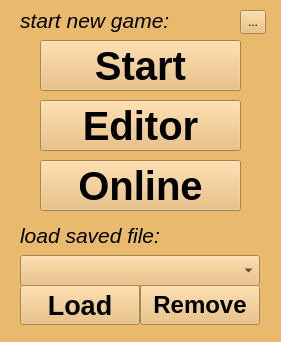
<?xml version="1.0" encoding="UTF-8"?>
<ui version="4.0">
 <class>Menuwindow</class>
 <widget class="QMainWindow" name="Menuwindow">
  <property name="geometry">
   <rect>
    <x>0</x>
    <y>0</y>
    <width>281</width>
    <height>342</height>
   </rect>
  </property>
  <property name="windowTitle">
   <string>MainWindow</string>
  </property>
  <property name="styleSheet">
   <string notr="true">background-color: rgb(233, 185, 110);</string>
  </property>
  <widget class="QWidget" name="centralwidget">
   <widget class="QPushButton" name="startButton">
    <property name="geometry">
     <rect>
      <x>40</x>
      <y>40</y>
      <width>201</width>
      <height>51</height>
     </rect>
    </property>
    <property name="font">
     <font>
      <pointsize>30</pointsize>
      <weight>75</weight>
      <italic>false</italic>
      <bold>true</bold>
      <underline>false</underline>
      <strikeout>false</strikeout>
     </font>
    </property>
    <property name="text">
     <string>Start</string>
    </property>
   </widget>
   <widget class="QPushButton" name="editorButton">
    <property name="geometry">
     <rect>
      <x>40</x>
      <y>100</y>
      <width>201</width>
      <height>51</height>
     </rect>
    </property>
    <property name="font">
     <font>
      <pointsize>30</pointsize>
      <weight>75</weight>
      <italic>false</italic>
      <bold>true</bold>
      <underline>false</underline>
      <strikeout>false</strikeout>
     </font>
    </property>
    <property name="text">
     <string>Editor</string>
    </property>
   </widget>
   <widget class="QPushButton" name="loadButton">
    <property name="geometry">
     <rect>
      <x>20</x>
      <y>285</y>
      <width>120</width>
      <height>40</height>
     </rect>
    </property>
    <property name="font">
     <font>
      <pointsize>20</pointsize>
      <weight>75</weight>
      <italic>false</italic>
      <bold>true</bold>
      <underline>false</underline>
      <strikeout>false</strikeout>
     </font>
    </property>
    <property name="text">
     <string>Load</string>
    </property>
   </widget>
   <widget class="QComboBox" name="comboBox">
    <property name="geometry">
     <rect>
      <x>20</x>
      <y>255</y>
      <width>240</width>
      <height>31</height>
     </rect>
    </property>
    <property name="font">
     <font>
      <pointsize>15</pointsize>
     </font>
    </property>
   </widget>
   <widget class="QPushButton" name="loadButton_2">
    <property name="geometry">
     <rect>
      <x>140</x>
      <y>285</y>
      <width>120</width>
      <height>40</height>
     </rect>
    </property>
    <property name="font">
     <font>
      <pointsize>18</pointsize>
      <weight>75</weight>
      <italic>false</italic>
      <bold>true</bold>
      <underline>false</underline>
      <strikeout>false</strikeout>
     </font>
    </property>
    <property name="text">
     <string>Remove</string>
    </property>
   </widget>
   <widget class="QLabel" name="loadPreviousFile">
    <property name="geometry">
     <rect>
      <x>20</x>
      <y>220</y>
      <width>171</width>
      <height>31</height>
     </rect>
    </property>
    <property name="font">
     <font>
      <pointsize>16</pointsize>
      <italic>true</italic>
     </font>
    </property>
    <property name="text">
     <string>load saved file:</string>
    </property>
   </widget>
   <widget class="QLabel" name="startNewGame">
    <property name="geometry">
     <rect>
      <x>20</x>
      <y>5</y>
      <width>171</width>
      <height>31</height>
     </rect>
    </property>
    <property name="font">
     <font>
      <pointsize>16</pointsize>
      <italic>true</italic>
     </font>
    </property>
    <property name="text">
     <string>start new game:</string>
    </property>
   </widget>
   <widget class="QToolButton" name="toolButton">
    <property name="geometry">
     <rect>
      <x>240</x>
      <y>10</y>
      <width>26</width>
      <height>24</height>
     </rect>
    </property>
    <property name="text">
     <string>...</string>
    </property>
   </widget>
   <widget class="QPushButton" name="onlineButton">
    <property name="geometry">
     <rect>
      <x>38</x>
      <y>390</y>
      <width>103</width>
      <height>31</height>
     </rect>
    </property>
    <property name="font">
     <font>
      <pointsize>20</pointsize>
      <weight>75</weight>
      <italic>false</italic>
      <bold>true</bold>
      <underline>false</underline>
      <strikeout>false</strikeout>
     </font>
    </property>
    <property name="text">
     <string>P1</string>
    </property>
   </widget>
   <widget class="QLabel" name="onlineBattle">
    <property name="geometry">
     <rect>
      <x>20</x>
      <y>350</y>
      <width>171</width>
      <height>31</height>
     </rect>
    </property>
    <property name="font">
     <font>
      <pointsize>16</pointsize>
      <italic>true</italic>
     </font>
    </property>
    <property name="text">
     <string>online battle:</string>
    </property>
   </widget>
   <widget class="QPushButton" name="onlineButton_2">
    <property name="geometry">
     <rect>
      <x>142</x>
      <y>390</y>
      <width>101</width>
      <height>31</height>
     </rect>
    </property>
    <property name="font">
     <font>
      <pointsize>20</pointsize>
      <weight>75</weight>
      <italic>false</italic>
      <bold>true</bold>
      <underline>false</underline>
      <strikeout>false</strikeout>
     </font>
    </property>
    <property name="text">
     <string>P2</string>
    </property>
   </widget>
   <widget class="QLineEdit" name="ipAddress">
    <property name="geometry">
     <rect>
      <x>100</x>
      <y>420</y>
      <width>81</width>
      <height>27</height>
     </rect>
    </property>
    <property name="font">
     <font>
      <pointsize>14</pointsize>
     </font>
    </property>
    <property name="text">
     <string>127.0.0.1</string>
    </property>
   </widget>
   <widget class="QLabel" name="ip">
    <property name="geometry">
     <rect>
      <x>50</x>
      <y>420</y>
      <width>171</width>
      <height>31</height>
     </rect>
    </property>
    <property name="font">
     <font>
      <pointsize>12</pointsize>
      <italic>true</italic>
     </font>
    </property>
    <property name="text">
     <string>P1 IP :</string>
    </property>
   </widget>
   <widget class="QLineEdit" name="ipPort">
    <property name="geometry">
     <rect>
      <x>190</x>
      <y>420</y>
      <width>51</width>
      <height>27</height>
     </rect>
    </property>
    <property name="font">
     <font>
      <pointsize>14</pointsize>
     </font>
    </property>
    <property name="text">
     <string>1234</string>
    </property>
   </widget>
   <widget class="QPushButton" name="OnlineButton">
    <property name="geometry">
     <rect>
      <x>40</x>
      <y>160</y>
      <width>201</width>
      <height>51</height>
     </rect>
    </property>
    <property name="font">
     <font>
      <pointsize>30</pointsize>
      <weight>75</weight>
      <italic>false</italic>
      <bold>true</bold>
      <underline>false</underline>
      <strikeout>false</strikeout>
     </font>
    </property>
    <property name="text">
     <string>Online</string>
    </property>
   </widget>
   <zorder>ip</zorder>
   <zorder>loadPreviousFile</zorder>
   <zorder>startButton</zorder>
   <zorder>comboBox</zorder>
   <zorder>startNewGame</zorder>
   <zorder>toolButton</zorder>
   <zorder>onlineBattle</zorder>
   <zorder>editorButton</zorder>
   <zorder>loadButton_2</zorder>
   <zorder>loadButton</zorder>
   <zorder>ipAddress</zorder>
   <zorder>onlineButton</zorder>
   <zorder>onlineButton_2</zorder>
   <zorder>ipPort</zorder>
   <zorder>OnlineButton</zorder>
  </widget>
 </widget>
 <resources/>
 <connections/>
</ui>
